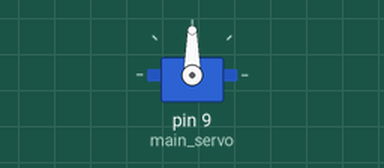
Simulated run of this sketch. Board: Arduino Uno, built with avr-gcc and run on an emulated ATmega328P. On the bench: servo.

Above: at 0.05 s.
At 7.35 s:
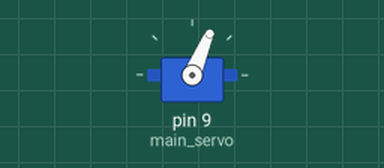
At 9.05 s:
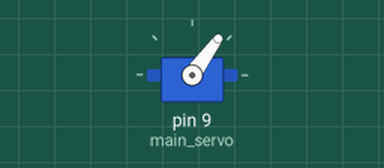
At 11.85 s:
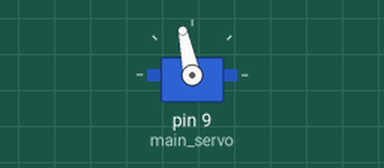
Timing chart, 0 to 15.6 s (numbered marks = the images above):
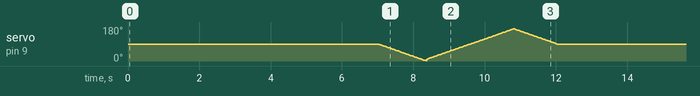

The sketch:

motor_test.ino
```cpp
#include <Servo.h>

Servo main_servo;

int main_servo_pos = 0;

void setup() {
  main_servo.attach(9);

}

void loop() {
  main_servo.write(90);
  delay(7000);
  for (main_servo_pos = 90; main_servo_pos >=0; main_servo_pos -=1)
  {
    main_servo.write(main_servo_pos);
    delay(15);
  }
  for (main_servo_pos = 10; main_servo_pos <=90; main_servo_pos +=1)
  {
    main_servo.write(main_servo_pos);
    delay(15);
  }
  for (main_servo_pos = 90; main_servo_pos <=170; main_servo_pos +=1)
  {
    main_servo.write(main_servo_pos);
    delay(15);
  }
  for (main_servo_pos = 170; main_servo_pos >=90; main_servo_pos -=1)
  {
    main_servo.write(main_servo_pos);
    delay(15);
  }

}
```
